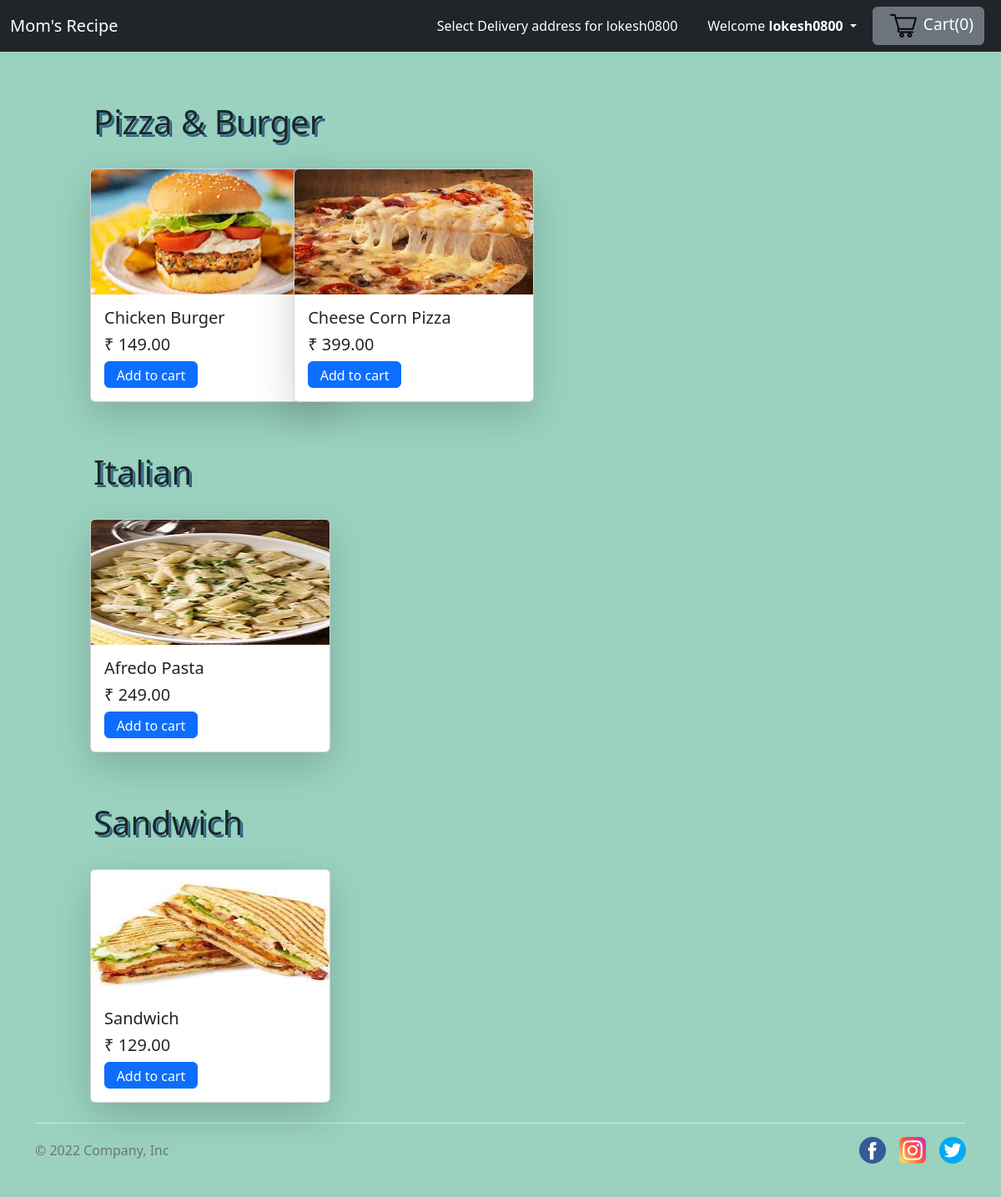
Screenshot of /userpage (signed in) with the database file from the repository.
### zapp/models.py (models this page shows, shortened)
class User(AbstractUser):
    phone_number = models.CharField(max_length=10,unique=True)
    is_verified = models.BooleanField(default=False)
    USERNAME_FIELD = 'phone_number'
    REQUIRED_FIELDS = ['username','email','first_name','last_name','password']
    myobj = mymanager()

### Restaurant/models.py (models this page shows, shortened)
class Menuitems(models.Model):
    item_img = models.ImageField(upload_to='items/images',default='')
    item_name = models.CharField(max_length=100,null=True)
    item_price = models.DecimalField(max_digits=5,decimal_places=2,null=True)
    category = models.CharField(max_length=100,choices=food_category, null=True)

### zapp/views.py (the view, shortened to what this page needs)
# urls.py: path('userpage',views.userpage,name='userpage'),
@login_required(login_url='home')
def userpage(request):
    key = settings.GOOGLE_API_KEY
    myuser = request.user.get_username()
    userobj = User.objects.get(phone_number=myuser)
    address = UserAddress.objects.filter(user=userobj)
    restaurant_address = RestAddress.objects.all().values()
    restaurant_locality = RestAddress.objects.values('locality')
    items = Menuitems.objects.all().values()
    food_category = FoodCategory.objects.all().values()
    pizza_burger = Menuitems.objects.filter(category='Pizza and Burgers').values()
    italian = Menuitems.objects.filter(category='Italian').values()
    sandwich = Menuitems.objects.filter(category='Breakfast').values()
    return render(request, 'home.html',
                  {
                      'user':userobj,
                      'locality': restaurant_locality,
                      'address': restaurant_address,
                      'items': items,
                      'pizzaburger': pizza_burger,
                      'italian': italian,
                      'sandwiches': sandwich,
                      'cat':food_category,
                      'myaddress': address,
                      'key':key,
                  }
                  )

### templates/home.html (shortened to what this page needs)
{% extends "base.html" %}
  {% block body_block %}
  <div class="row" style="margin-left: 100px; margin-right:100px">
    <div class="container" style="padding-top:60px ;">
      <h1 id="shadow">Pizza & Burger</h1>
      {% for food in pizzaburger %}
          <div class="col col-md-3 w-25 mr-2 mt-4 ">
            <div class="card shadow-lg rounded" style="width: 18rem">
              <span id="imgpr{{food.id}} ">
              <img src="/media/{{food.item_img}}" class="card-img-top img-fluid" id="imagepr{{food.id}}" alt="..." />
            </span>
              <div class="card-body">
                <h5 class="card-title" id="namepr{{food.id}}">{{food.item_name}}</h5>
                <h5 class="card-title">&#8377 <span id="pricepr{{food.id}}">{{food.item_price}}</span></h5>
                <span id="divpr{{food.id}}" class="divpr">
                  <button id="pr{{food.id}}" class="btn btn-primary overflow-hidden p-1 cart"
                    style="width: 7rem; height: 2rem">
                    Add to cart
                  </button>
                </span>
              </div>
            </div>
          </div>
          {% endfor %}
    </div>
  </div>
  <div class="row" style="margin-left: 100px; margin-right:100px">
    <div class="container" style="padding-top:60px ;">
      <h1 id="shadow">Italian</h1>
      {% for food in italian %}
          <div class="col col-md-3 w-25 mr-2 mt-4 ">
            <div class="card shadow-lg rounded" style="width: 18rem">
              <span id="imgpr{{food.id}} ">
              <img src="/media/{{food.item_img}}" class="card-img-top img-fluid" id="imagepr{{food.id}}" alt="..." />
            </span>
              <div class="card-body">
                <h5 class="card-title" id="namepr{{food.id}}">{{food.item_name}}</h5>
                <h5 class="card-title">&#8377 <span id="pricepr{{food.id}}">{{food.item_price}}</span></h5>
                <span id="divpr{{food.id}}" class="divpr">
                  <button id="pr{{food.id}}" class="btn btn-primary overflow-hidden p-1 cart"
                    style="width: 7rem; height: 2rem">
                    Add to cart
                  </button>
                </span>
              </div>
            </div>
          </div>
          {% endfor %}
    </div>
  </div>
  <div class="row" style="margin-left: 100px; margin-right:100px">
    <div class="container" style="padding-top:60px ;">
      <h1 id="shadow">Sandwich</h1>
      {% for food in sandwiches %}
          <div class="col col-md-3 w-25 mr-2 mt-4 ">
            <div class="card shadow-lg rounded" style="width: 18rem">
              <span id="imgpr{{food.id}} ">
              <img src="/media/{{food.item_img}}" class="card-img-top img-fluid" id="imagepr{{food.id}}" alt="..." />
            </span>
              <div class="card-body">
                <h5 class="card-title" id="namepr{{food.id}}">{{food.item_name}}</h5>
                <h5 class="card-title">&#8377 <span id="pricepr{{food.id}}">{{food.item_price}}</span></h5>
                <span id="divpr{{food.id}}" class="divpr">
                  <button id="pr{{food.id}}" class="btn btn-primary overflow-hidden p-1 cart"
                    style="width: 7rem; height: 2rem">
                    Add to cart
                  </button>
                </span>
              </div>
            </div>
          </div>
          {% endfor %}
    </div>
  </div>
{% endblock %}
{% block footer_block %}
<footer>
  <div class="container">
    <footer class="d-flex flex-wrap justify-content-between align-items-center py-3 my-4 border-top">
      <div class="col-md-4 d-flex align-items-center">
        <span class="mb-3 mb-md-0 text-muted">&copy; 2022 Company, Inc</span>
      </div>
      <ul class="nav col-md-4 justify-content-end list-unstyled d-flex">
        <li class="ms-3"><a class="text-muted" href="#"><img src="/media/items/logo/facebook.png" alt=""></a></li>
        <li class="ms-3"><a class="text-muted" href="#"><img src="/media/items/logo/instagram.png" alt=""></a></li>
        <li class="ms-3"><a class="text-muted" href="#"><img src="/media/items/logo/twitter.png" alt=""></a></li>
      </ul>
    </footer>
{% endblock %}

### templates/base.html (shortened to what this page needs)
<!DOCTYPE html>
<html lang="en">
<head>
  <link rel="stylesheet" href="/static/bootstrap.min.css" />
</head>
<body style="background-color:rgba(36, 158, 116, 0.458) ;">
  <nav class="navbar navbar-expand-lg navbar-dark bg-dark ">
    <div class="container-fluid">
      <a class="navbar-brand home" href="userpage" >Mom's Recipe</a>
      <div class="collapse navbar-collapse" style="position:absolute;right:100px" id="navbarSupportedContent">
        <button
      type="button"
      class="btn"
      style="align-items: left;"
      data-toggle="modal"
      data-target="#exampleModalCenter"
    >
      <span id="result" style="color:White ;" >Select Delivery address for {{user.username}}
      </span>
    </button>
        <div class="dropdown" style="padding:0px 50px 0px 10px; margin-right:10px;">
          <button style="color:White;" class="btn  dropdown-toggle" type="button" id="dropdownMenuButton" data-toggle="dropdown" aria-haspopup="true" aria-expanded="false">
            Welcome <strong id="uname">{{user.username}}</strong>
          </button>
        </div>
      </div>
      <button type="button" class="btn btn-secondary mx-2 cartbtn"  id="popcart" data-container="body" data-toggle="popover" data-placement="bottom" data-html="true">
        <span style="font-size: 1.2rem;"><span class="mx-2"><img src="/media/items/logo/shopping-cart (1).png" alt="" ></span>Cart(<span id="cart{{user.username}}" name="cart">0</span>)</span>
      </button>
    </div>
  </nav>
  {% block body_block %}
  {% endblock %}
{% block footer_block %}
  {% endblock %}
</body>
</html>

### templates/home.html (style rules this page uses)
.col-md-3 { display: inline-block; margin-left: -4px; }
.col-md-3 img { width: 100%; height: 150px; }
#shadow { text-shadow: 0 0 3px rgb(127, 218, 200), 3px 3px 0 rgb(41, 92, 124); width: 300px; }

### rows the page displays
User: username "lokesh0800"
Menuitems: item_img (picture), item_name "Chicken Burger", item_price "149.00"
Menuitems: item_img (picture), item_name "Cheese Corn Pizza", item_price "399.00"
Menuitems: item_img (picture), item_name "Afredo Pasta", item_price "249.00", {{ food.id }} 2 (drawn)
Menuitems: item_img (picture), item_name "Sandwich", item_price "129.00"
